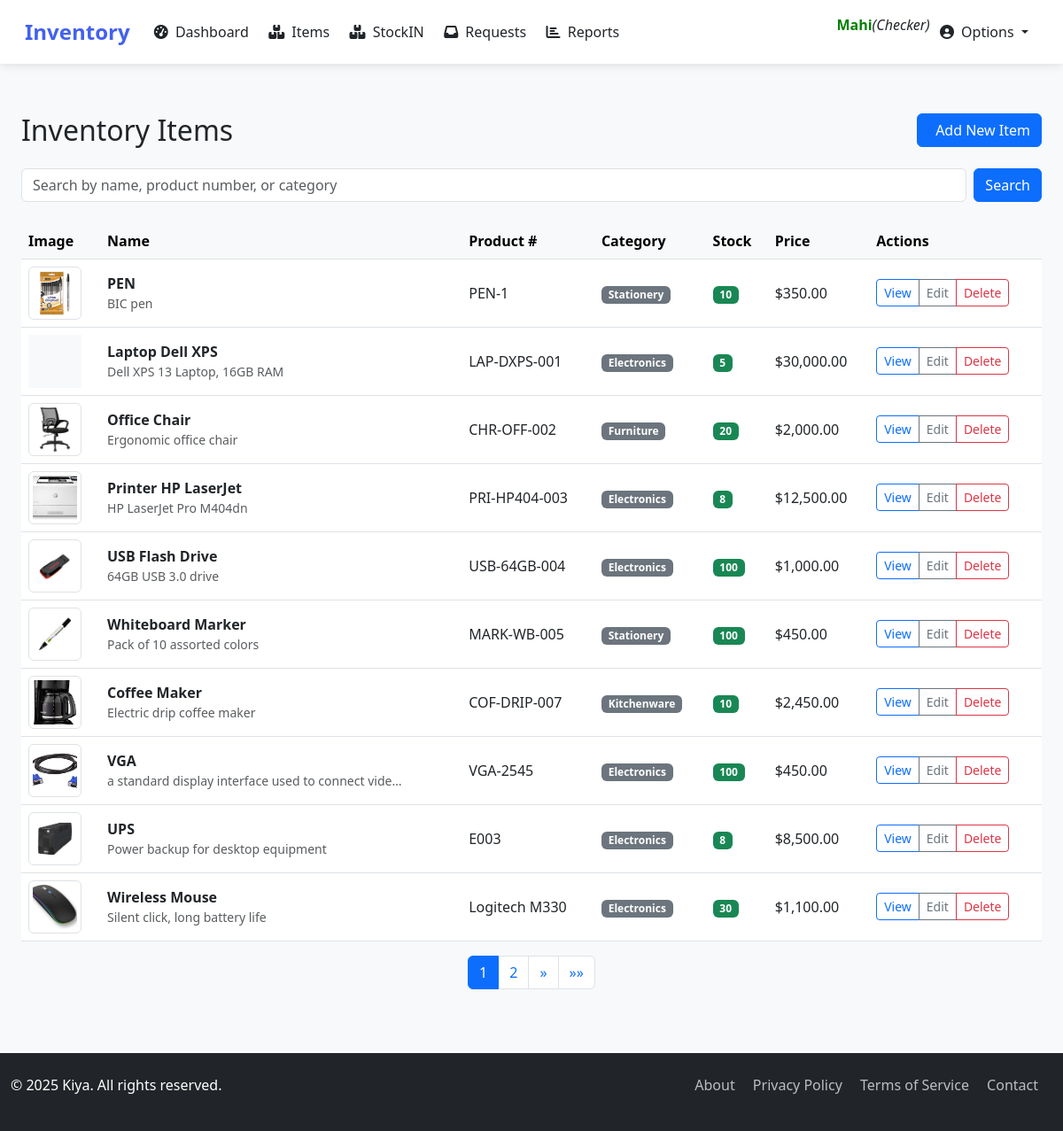
Screenshot of /item_list_checker/ (signed in) with the database file from the repository.
### under/models.py (models this page shows, shortened)
class Item(models.Model):
    name = models.CharField(max_length=100)
    product_number   = models.CharField(max_length=100, unique=True)
    description = models.TextField()
    category = models.ForeignKey('Category', on_delete=models.SET_NULL, null=True)
    quantity_in_stock = models.PositiveIntegerField(default=0)
    image = models.ImageField(upload_to='product_images/', blank=True, null=True)
    unit_price = models.DecimalField(max_digits=10, decimal_places=2)

class Category(models.Model):
    name = models.CharField(max_length=100, unique=True)
    description = models.TextField(blank=True, null=True)

### under/views.py (the view)
# urls.py: path('item_list_checker/', views.item_list_checker, name='item_list_checker'),
@user_passes_test(is_checker)
def item_list_checker(request):
    query = request.GET.get('q', '').strip()  # Get search query from GET params
    if query:
        items = Item.objects.filter(
            Q(name__icontains=query) |
            Q(product_number__icontains=query) |
            Q(category__name__icontains=query)
        ).distinct()
    else:
        items = Item.objects.all()
    paginator = Paginator(items, 10)
    page_number = request.GET.get('page')
    page_obj = paginator.get_page(page_number)
    context = {
        'items': page_obj.object_list,
        'page_obj': page_obj,
        'is_paginated': page_obj.has_other_pages(),
        'query': query,
    }
    return render(request, 'checker/item_list_checker.html', context)

### under/context_processors.py (called while the page is built)
def pending_requests_count(request):
    if request.user.is_authenticated :  # Adjust based on your user model
        count = StockRequest.objects.filter(status='Pending').count()
        return {'pending_requests_count': count}
    return {'pending_requests_count': 0}

### under/views.py (called while the page is built)
def is_checker(user):
    return user.groups.filter(name='checker').exists()

### under/templates/checker/item_list_checker.html (shortened to what this page needs)
{% extends 'checker/base.html' %}
{% load humanize %}
{% block content %}
<div class="container py-4">
    <div class="d-flex justify-content-between align-items-center mb-4">
        <h2 class="mb-0">Inventory Items</h2>
        <a href="{% url 'add_items_checker' %}" class="btn btn-primary">
            Add New Item
        </a>
    </div>
    <form method="get" class="mb-4 d-flex" action="">
        <input
            type="text"
            name="q"
            value="{{ query }}"
            placeholder="Search by name, product number, or category"
            class="form-control me-2"
            aria-label="Search"
        >
        <button type="submit" class="btn btn-primary">Search</button>
    </form>
    {% if items %}
    <div class="table-responsive">
        <table class="table table-hover align-middle">
            <thead class="table-light">
                <tr>
                    <th scope="col">Image</th>
                    <th scope="col">Name</th>
                    <th scope="col">Product #</th>
                    <th scope="col">Category</th>
                    <th scope="col">Stock</th>
                    <th scope="col">Price</th>
                    <th scope="col">Actions</th>
                </tr>
            </thead>
            <tbody>
                {% for item in items %}
                <tr>
                    <td>
                        {% if item.image %}
                        <img src="{{ item.image.url }}" alt="{{ item.name }}"
                             class="img-thumbnail" style="width: 60px; height: 60px; object-fit: cover;">
                        {% else %}
                        <div class="bg-light d-flex justify-content-center align-items-center"
                             style="width: 60px; height: 60px;">
                        </div>
                        {% endif %}
                    </td>
                    <td>
                        <strong>{{ item.name }}</strong>
                        {% if item.description %}
                        <p class="text-muted small mb-0">{{ item.description|truncatechars:50 }}</p>
                        {% endif %}
                    </td>
                    <td>{{ item.product_number }}</td>
                    <td>
                        {% if item.category %}
                        <span class="badge bg-secondary">{{ item.category.name }}</span>
                        {% else %}
                        <span class="text-muted">None</span>
                        {% endif %}
                    </td>
                    <td>
                        <span class="badge {% if item.quantity_in_stock > 0 %}bg-success{% else %}bg-warning text-dark{% endif %}">
                            {{ item.quantity_in_stock }}
                        </span>
                    </td>
                    <td>${{ item.unit_price | intcomma }}</td>
                    <td>
                        <div class="btn-group btn-group-sm" role="group">
                            <a href="{% url 'view_items' item.id %}" class="btn btn-outline-primary" title="View">View
                            </a>
                            <a href="#" class="btn btn-outline-secondary" title="Edit">Edit
                            </a>
                            <a href="#" class="btn btn-outline-danger" title="Delete">Delete
                            </a>
                        </div>
                    </td>
                </tr>
                {% endfor %}
            </tbody>
        </table>
    </div>
    {% if is_paginated %}
    <nav aria-label="Page navigation">
        <ul class="pagination justify-content-center">
            {% for num in page_obj.paginator.page_range %}
                {% if page_obj.number == num %}
                    <li class="page-item active"><a class="page-link" href="?q={{ query }}&page={{ num }}">{{ num }}</a></li>
                {% elif num > page_obj.number|add:'-3' and num < page_obj.number|add:'3' %}
                    <li class="page-item"><a class="page-link" href="?q={{ query }}&page={{ num }}">{{ num }}</a></li>
                {% endif %}
            {% endfor %}
            {% if page_obj.has_next %}
            <li class="page-item">
                <a class="page-link" href="?q={{ query }}&page={{ page_obj.next_page_number }}" aria-label="Next">
                    <span aria-hidden="true">&raquo;</span>
                </a>
            </li>
            <li class="page-item">
                <a class="page-link" href="?q={{ query }}&page={{ page_obj.paginator.num_pages }}" aria-label="Last">
                    <span aria-hidden="true">&raquo;&raquo;</span>
                </a>
            </li>
            {% endif %}
        </ul>
    </nav>
    {% endif %}
    {% else %}
    <div class="alert alert-info text-center">
        <i class="bi bi-info-circle me-2"></i> No items found in inventory.
        <a href="{% url 'items' %}" class="alert-link ms-2">Add your first item</a>
    </div>
    {% endif %}
</div>
{% endblock %}

### under/templates/checker/base.html (shortened to what this page needs)
<!DOCTYPE html>
<html lang="en">
<head>
      <link rel="stylesheet" href="https://cdnjs.cloudflare.com/ajax/libs/font-awesome/6.0.0-beta3/css/all.min.css">
    <link href="https://cdn.jsdelivr.net/npm/bootstrap@5.3.0/dist/css/bootstrap.min.css" rel="stylesheet">
</head>
<body>
    <nav class="navbar navbar-expand-lg navbar-light sticky-top">
        <div class="container">
            <a class="navbar-brand" href="/">Inventory</a>
            <div class="collapse navbar-collapse" id="navbarNav">
                <ul class="navbar-nav me-auto">
                    <li class="nav-item">
                        <a class="nav-link {% if request.path == '/dashboard' %}active{% endif %}" href="{% url 'dashboard_checker' %}">
                            <i class="fas fa-tachometer-alt me-1"></i> Dashboard
                        </a>
                    </li>
                    <li class="nav-item">
                        <a class="nav-link {% if request.path == '/items' %}active{% endif %}" href="{% url 'item_list_checker' %}">
                            <i class="fas fa-boxes me-1"></i> Items
                        </a>
                    </li>
                    <li class="nav-item">
                        <a class="nav-link {% if request.path == '/items' %}active{% endif %}" href="{% url 'stockin_checker' %}">
                            <i class="fas fa-boxes me-1"></i> StockIN
                        </a>
                    </li>
                    <li class="nav-item">
    <a class="nav-link {% if request.path == '/items' %}active{% endif %}" href="{% url 'checker_requests' %}">
        <i class="fas fa-inbox me-1"></i> Requests
    </a>
</li>
                    <li class="nav-item">
                        <a class="nav-link {% if request.path == '/reports' %}active{% endif %}" href="#">
                            <i class="fas fa-chart-bar me-1"></i> Reports
                        </a>
                    </li>
                </ul>
                <ul class="navbar-nav">
                    <p style="color:green; font-weight:bold;">{{ request.user | title }}</p> <i>(Checker)</i>
                    <li class="nav-item dropdown">
                        <a class="nav-link dropdown-toggle" href="#" id="navbarDropdown" role="button" data-bs-toggle="dropdown">
                            <i class="fas fa-user-circle me-1"></i> Options
                        </a>
                    </li>
                </ul>
            </div>
        </div>
    </nav>
    <main class="content">
        <div class="container">
            {% block content %}{% endblock %}
        </div>
    </main>
    <footer>
        <div class="container">
            <div class="row">
                <div class="col-md-6">
                    <p>&copy; 2025 Kiya. All rights reserved.</p>
                </div>
                <div class="col-md-6 text-md-end">
                    <div class="footer-links">
                        <a href="/about">About</a>
                        <a href="/privacy">Privacy Policy</a>
                        <a href="/terms">Terms of Service</a>
                        <a href="/contact">Contact</a>
                    </div>
                </div>
            </div>
        </div>
    </footer>
</body>
</html>

### under/templates/checker/base.html (style rules this page uses)
:root { --primary: #4361ee; --primary-dark: #3a56d4; --light: #f8f9fa; --dark: #212529; }
body { font-family: 'Segoe UI', Tahoma, Geneva, Verdana, sans-serif; display: flex; flex-direction: column; min-height: 100vh; background-color: #f8f9fa; }
.navbar { background-color: white; box-shadow: 0 2px 10px rgba(0, 0, 0, 0.1); padding: 0.8rem 1rem; }
.navbar-brand { font-weight: 700; color: var(--primary); font-size: 1.5rem; }
.nav-link { font-weight: 500; color: var(--dark); padding: 0.5rem 1rem; margin: 0 0.2rem; border-radius: 5px; transition: all 0.3s; position: relative; }
.content { flex: 1; padding: 2rem 0; }
footer { background-color: var(--dark); color: white; padding: 1.5rem 0; margin-top: auto; }
.footer-links a { color: rgba(255, 255, 255, 0.7); text-decoration: none; margin-right: 1rem; transition: color 0.3s; }
.container { max-width: 1900px; }
.nav-item { position: relative; }

### rows the page displays
Item: image (picture), name "PEN", description "BIC pen", product_number "PEN-1", category.name "Stationery", quantity_in_stock "10", unit_price "350.00"
Item: name "Laptop Dell XPS", description "Dell XPS 13 Laptop, 16GB RAM", product_number "LAP-DXPS-001", category.name "Electronics", quantity_in_stock "5", unit_price "30,000.00"
Item: image (picture), name "Office Chair", description "Ergonomic office chair", product_number "CHR-OFF-002", category.name "Furniture", quantity_in_stock "20", unit_price "2,000.00"
Item: image (picture), name "Printer HP LaserJet", description "HP LaserJet Pro M404dn", product_number "PRI-HP404-003", category.name "Electronics", quantity_in_stock "8", unit_price "12,500.00"
Item: image (picture), name "USB Flash Drive", description "64GB USB 3.0 drive", product_number "USB-64GB-004", category.name "Electronics", quantity_in_stock "100", unit_price "1,000.00"
Item: image (picture), name "Whiteboard Marker", description "Pack of 10 assorted colors", product_number "MARK-WB-005", category.name "Stationery", quantity_in_stock "100", unit_price "450.00"
Item: image (picture), name "Coffee Maker", description "Electric drip coffee maker", product_number "COF-DRIP-007", category.name "Kitchenware", quantity_in_stock "10", unit_price "2,450.00"
Item: image (picture), name "VGA", description "a standard display interface used to connect vide…", product_number "VGA-2545", category.name "Electronics", quantity_in_stock "100", unit_price "450.00"
Item: image (picture), name "UPS", description "Power backup for desktop equipment", product_number "E003", category.name "Electronics", quantity_in_stock "8", unit_price "8,500.00"
Item: image (picture), name "Wireless Mouse", description "Silent click, long battery life", product_number "Logitech M330", category.name "Electronics", quantity_in_stock "30", unit_price "1,100.00"

### other values shown
{{ request.user | title }} "Mahi"
{{ num }} "1"
{{ num }} "2"
